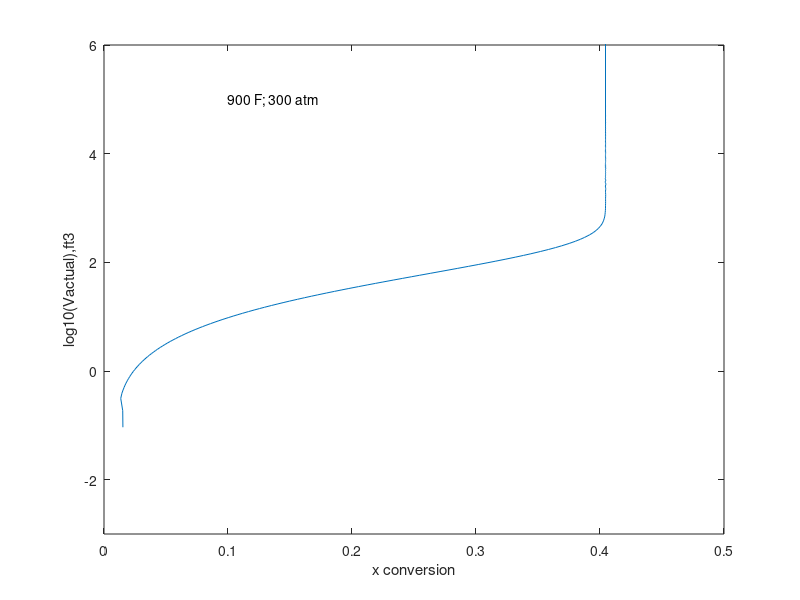

Write MATLAB code to recreate this figure.
function [] = NH3syn_isothermalPFR_900F 

clc
clear

% initial conditions

initialconversion = [0]; 
Vrange = [0 4000]; % ft^3

% call runge kutta algorithm [ode45]

[V,x] =ode45(@diffeq,Vrange,initialconversion);

Vactual = V.*268./(x+10^(-8)); % ft^3 for 40,000 ton/yr plant
logVactual =log10(Vactual);

% create output table
table1 = [x,Vactual*10^-4]

% create output figure
figure (1)
plot(x,logVactual)

xlabel('x conversion')
ylim([-3 6])
ylabel('log10(Vactual),ft3')
text (0.1,5,'{900 F; 300 atm}')


end

function dxdV = diffeq (V,x)

% constants

k1=1.2; % lbmol/ft^3/h
beta = 0.00140; 
K = 0.00467;
P = 300; % atm
N2o = 1 % inlet N2 flow lbmol/hr

% differential eqns
dxdV = zeros(1,1);

yN=(1-x)/(4.-2.*x)
yH=3.*yN
yNH3=2.*x/(4.-2.*x)

dxdV(1)=N2o^-1*k1*(yN*yH^3-yNH3^2/(K^2*P^2))/((yNH3*yH^0.5+beta*yH^2)^1.5);



end






